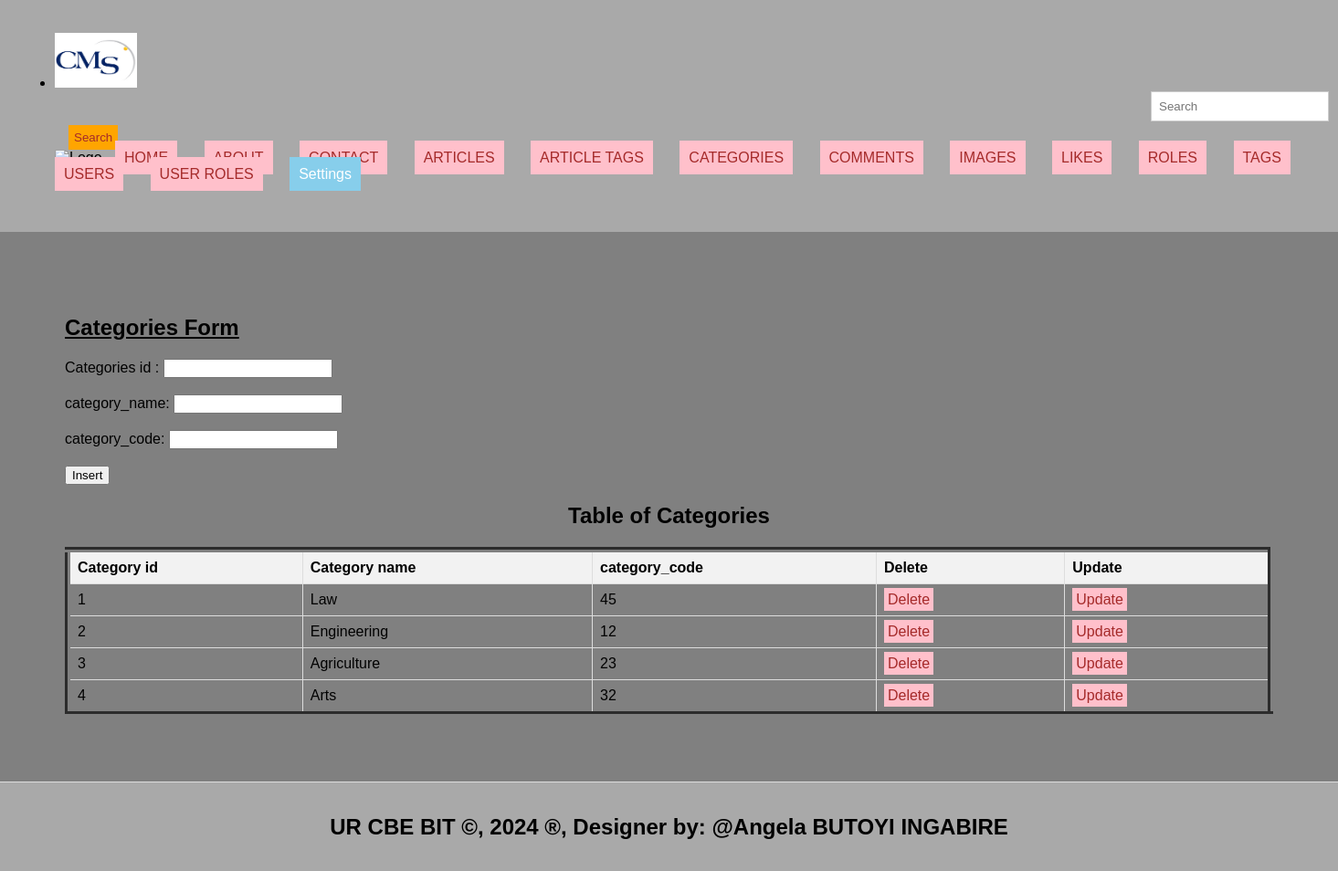
/categories.php, run on the app's committed database.
### tables this page shows
CREATE TABLE `categories` (
  `category_id` int(11) NOT NULL,
  `category_name` varchar(255) NOT NULL,
  `category_code` int(200) NOT NULL
);

### categories.php (the view, shortened to what this page needs)
<!DOCTYPE html>
<html lang="en">
<head>
  <link rel="stylesheet" type="text/css" href="style.css" title="style 1" media="screen, tv, projection, handheld, print"/>
  </head>
  <header>
    <ul>
    <li><img src="./Images/logo.jpg" width="90" height="60" alt="Logo"></li>
<body bgcolor="#808080" ;>
  <form class="d-flex" role="search" action="search.php">
      <input class="form-control me-2" type="search" placeholder="Search" aria-label="Search"name="query">
      <button class="btn btn-outline-success" type="submit">Search</button>
    </form>
  <ul style="list-style-type: none; padding: 0;">
    <li style="display: inline; margin-right: 10px;">
  </li>
        <li style="display: inline; margin-right: 10px;"><a href="./home.html">HOME</a></li>
    <li style="display: inline; margin-right: 10px;"><a href="./about.html">ABOUT</a></li>
    <li style="display: inline; margin-right: 10px;"><a href="./contact.html">CONTACT</a></li>
    <li style="display: inline; margin-right: 10px;"><a href="./articles.php">ARTICLES</a></li>
    <li style="display: inline; margin-right: 10px;"><a href="./article_tags.php">ARTICLE TAGS</a></li>
    <li style="display: inline; margin-right: 10px;"><a href="./categories.php">CATEGORIES</a></li>
    <li style="display: inline; margin-right: 10px;"><a href="./comments.php">COMMENTS</a></li>
    <li style="display: inline; margin-right: 10px;"><a href="./images.php">IMAGES</a></li>
     <li style="display: inline; margin-right: 10px;"><a href="./likes.php">LIKES</a></li>
     <li style="display: inline; margin-right: 10px;"><a href="./roles.php">ROLES</a></li>
     <li style="display: inline; margin-right: 10px;"><a href="./tags.php">TAGS</a></li>
     <li style="display: inline; margin-right: 10px;"><a href="./users.php">USERS</a></li>
     <li style="display: inline; margin-right: 10px;"><a href="./user_roles.php">USER ROLES</a></li>
    <li class="dropdown" style="display: inline; margin-right: 10px;">
      <a href="#" style="padding: 10px; color: white; background-color: skyblue; text-decoration: none; margin-right: 15px;">Settings</a>
    </li><br><br>
  </ul>
</header>
<section>
    <h1><u> Categories Form </u></h1>
    <form method="post" onsubmit="return confirmInsert();">
        <label for="category_id">Categories id :</label>
        <input type="number" id="category_id" name="category_id"><br><br>
        <label for="category_name">category_name:</label>
        <input type="text" id="category_name" name="category_name" required><br><br>
        <label for="category_code">category_code:</label>
        <input type="text" id="category_code" name="category_code" required><br><br>
        <input type="submit" name="add" value="Insert">
    </form>
<!DOCTYPE html>
<html>
<head>
</head>
<body>
    <center><h2>Table of Categories</h2></center>
    <table border="6">
        <tr>
            <th>Category id</th>
            <th>Category name </th>
            <th>category_code</th>
            <th>Delete</th>
            <th>Update</th>
        </tr>
        <?php
        include('database_connection.php');
        $sql = "SELECT * FROM categories";
        $result = $connection->query($sql);
        if ($result->num_rows > 0) {
            while ($row = $result->fetch_assoc()) {
                $cid = $row['category_id'];
                echo "<tr>
                    <td>" . $row['category_id'] . "</td>
                    <td>" . $row['category_name'] . "</td>
                    <td>" . $row['category_code'] . "</td>
                    <td><a style='padding:4px' href='delete_categories.php?category_id=$cid'>Delete</a></td>
                    <td><a style='padding:4px' href='update_categories.php?category_id=$cid'>Update</a></td>
                </tr>";
            }
        } else {
            echo "<tr><td colspan='6'>No data found</td></tr>";
        }
        ?>
    </table>
</body>
    </section>
<footer>
  <center>
    <b><h2>UR CBE BIT &copy, 2024 &reg, Designer by: @Angela BUTOYI INGABIRE</h2></b>
  </center>
</footer>
</body>
</html>

### style.css (style rules this page uses)
body { font-family: Arial, sans-serif; margin: 0; padding: 0; }
.form-control { padding: 8px; margin-left: 4px; border: 1px solid #ccc; }
.btn { padding: 6px; background-color: orange; color: brown; border: none; }
.dropdown { position: relative; display: inline; margin-right: 10px; }
body { font-family: Arial,sans-serif; margin:0; padding:0; }
header { background-color:darkgray; padding: 20px; }
.dropdown { position: right; display:right; direction:rtl; }
section { padding:28px; border-bottom: 1px solid #ddd; }
footer { text-align: center; padding: 15px; background-color:darkgray; }

### categories.php (style rules this page uses)
a { padding: 10px; color: white; background-color: pink; text-decoration: none; margin-right: 15px; }
a:link { color: brown; }
button.btn { margin-left: 15px; margin-top: 4px; }
input.form-control { margin-left: 1200px; padding: 8px; }
section { padding:71px; border-bottom: 1px solid #ddd; }
footer { text-align: center; padding: 15px; background-color:darkgray; }
table { width: 100%; border-collapse: collapse; }
th, td { border: 1px solid #ddd; padding: 8px; text-align: left; }
th { background-color: #f2f2f2; }

### data on the page
categories: category_id "1", category_name "Law", category_code "45"
categories: category_id "2", category_name "Engineering", category_code "12"
categories: category_id "3", category_name "Agriculture", category_code "23"
categories: category_id "4", category_name "Arts", category_code "32"
